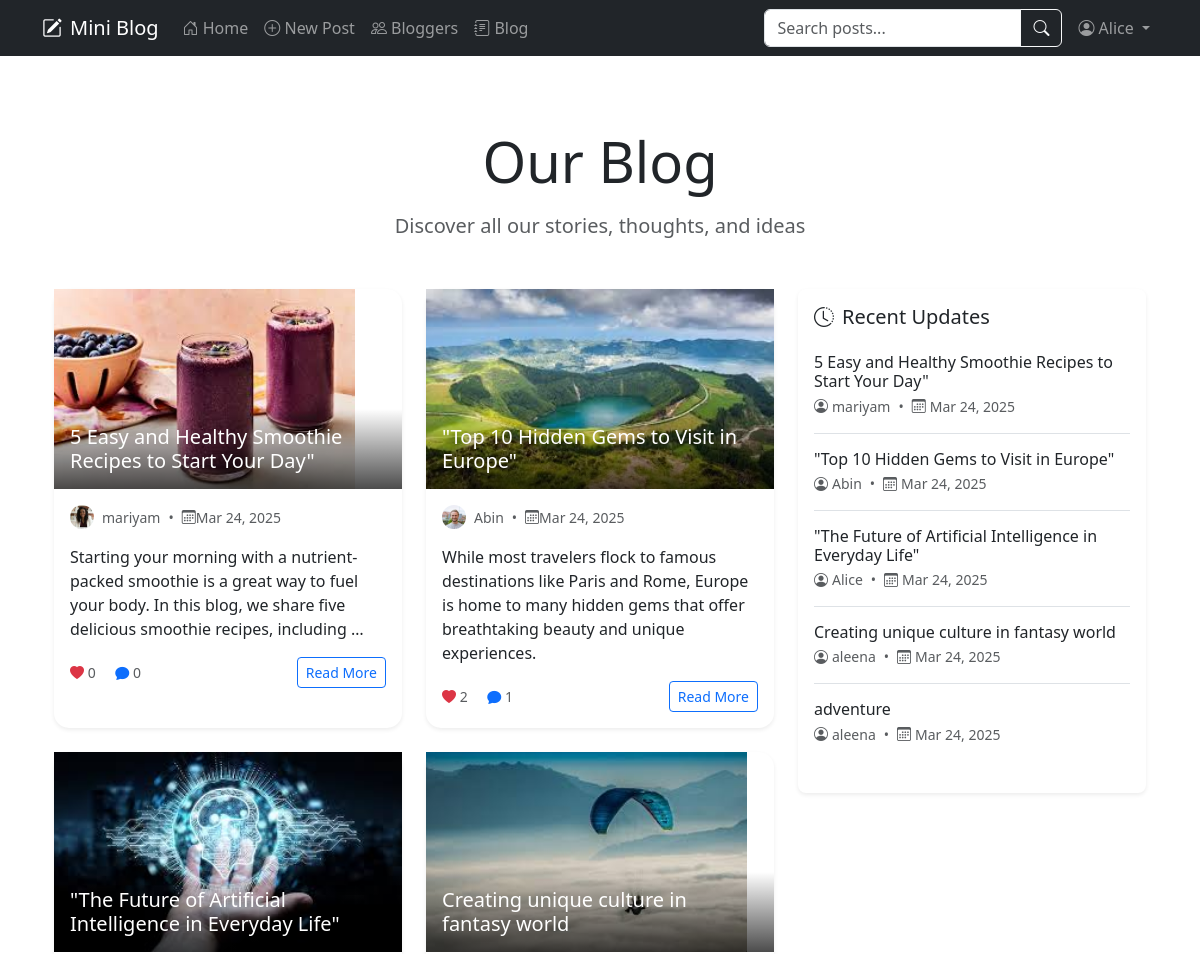
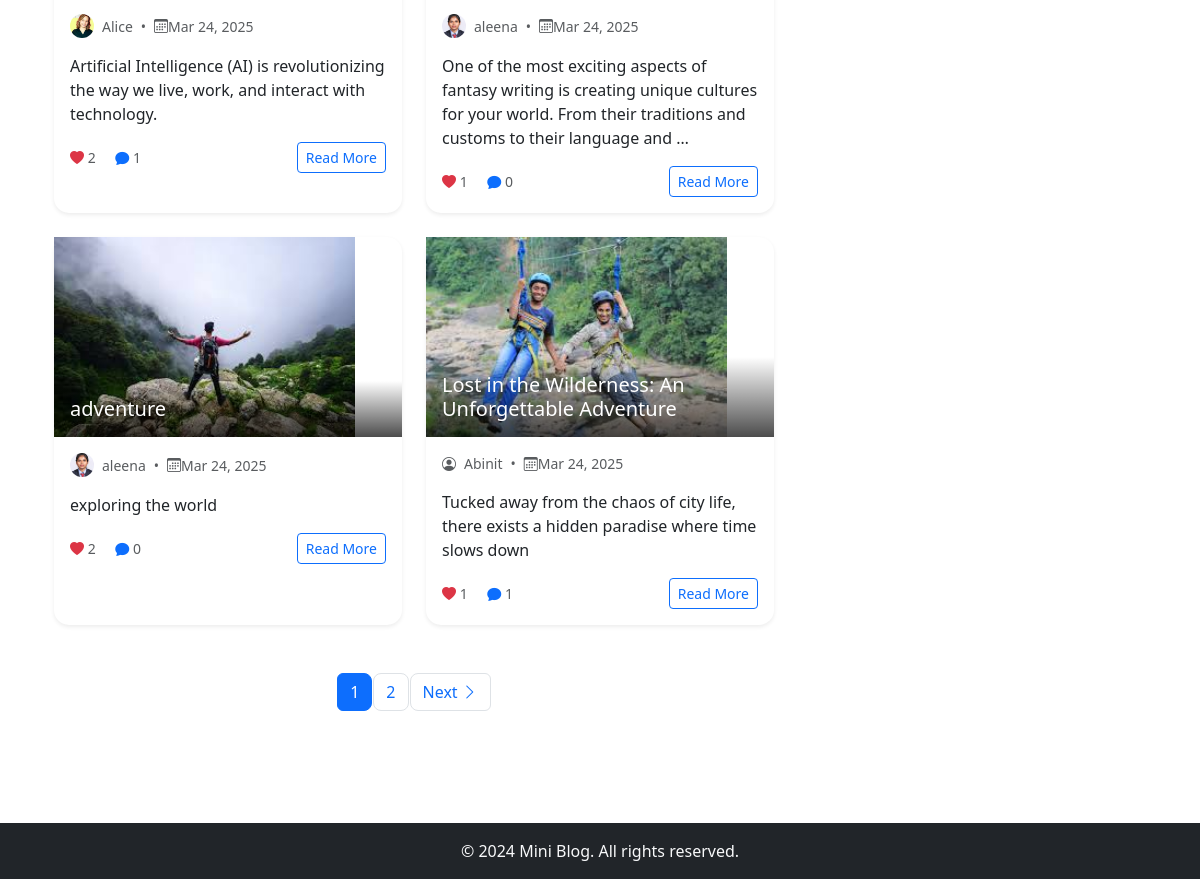
Page /blog/ (signed in) on the committed database (2 pictures, top to bottom).
### blog/models.py (models this page shows, shortened)
class Post(models.Model):
    title = models.CharField(max_length=200)
    slug = models.SlugField(unique=True, blank=True)
    content = RichTextField()
    author = models.ForeignKey(User, on_delete=models.CASCADE)
    created_date = models.DateTimeField(auto_now_add=True)
    updated_date = models.DateTimeField(auto_now=True)
    image = models.ImageField(upload_to='blog_images/', blank=True, null=True)
    tags = TaggableManager()
    likes = models.ManyToManyField(User, related_name='blog_posts')
    total_likes = models.IntegerField(default=0)
    def total_likes(self):
        return self.likes.count()
    class Meta:
        ordering = ['-created_date']

class UserProfile(models.Model):
    user = models.OneToOneField(User, on_delete=models.CASCADE)
    bio = models.TextField(max_length=500, blank=True)
    profile_pic = models.ImageField(upload_to='profile_pics', default='default.jpg')

### blog/views.py (the view)
# urls.py: path('blog/', views.BlogListView.as_view(), name='blog'),
class BlogListView(ListView):
    model = Post
    template_name = 'blog/blog_list.html'
    context_object_name = 'posts'
    paginate_by = 6
    ordering = ['-created_date']
    def get_context_data(self, **kwargs):
        context = super().get_context_data(**kwargs)
        context['recent_posts'] = Post.objects.order_by('-created_date')[:5]
        return context

### blog/templates/blog/blog_list.html (shortened to what this page needs)
{% extends 'blog/base.html' %}
{% load static %}
{% block content %}
<div class="container py-5">
    <div class="text-center mb-5">
        <h1 class="display-4 mb-3">Our Blog</h1>
        <p class="lead text-muted">Discover all our stories, thoughts, and ideas</p>
    </div>
    <div class="row">
        <div class="col-lg-8">
            {% if posts %}
                <div class="row row-cols-1 row-cols-md-2 g-4">
                    {% for post in posts %}
                    <div class="col">
                        <article class="card h-100 border-0 shadow-sm hover-card">
                            {% if post.image %}
                            <div class="card-img-top position-relative">
                                <img src="{{ post.image.url }}" alt="{{ post.title }}" class="img-fluid" style="height: 200px; object-fit: cover;">
                                <div class="position-absolute bottom-0 start-0 p-3 w-100" style="background: linear-gradient(transparent, rgba(0,0,0,0.7));">
                                    <h5 class="card-title mb-0">
                                        <a href="{% url 'post_detail' post.slug %}" class="text-white text-decoration-none">{{ post.title }}</a>
                                    </h5>
                                </div>
                            </div>
                            {% else %}
                            <div class="card-body">
                                <h5 class="card-title">
                                    <a href="{% url 'post_detail' post.slug %}" class="text-decoration-none text-dark">{{ post.title }}</a>
                                </h5>
                            {% endif %}
                                <div class="card-body">
                                    <div class="mb-3 text-muted small">
                                        <div class="d-flex align-items-center">
                                            {% if post.author.userprofile.profile_pic %}
                                                <img src="{{ post.author.userprofile.profile_pic.url }}" class="rounded-circle me-2" width="24" height="24" style="object-fit: cover;">
                                            {% else %}
                                                <i class="bi bi-person-circle me-2"></i>
                                            {% endif %}
                                            {{ post.author }}
                                            <span class="mx-2">•</span>
                                            <i class="bi bi-calendar3"></i> {{ post.created_date|date:"M d, Y" }}
                                        </div>
                                    </div>
                                    <p class="card-text">{{ post.content|safe|truncatewords:25 }}</p>
                                    <div class="d-flex justify-content-between align-items-center">
                                        <div class="stats small text-muted">
                                            <span><i class="bi bi-heart-fill text-danger"></i> {{ post.total_likes }}</span>
                                            <span class="ms-3"><i class="bi bi-chat-fill text-primary"></i> {{ post.comments.count }}</span>
                                        </div>
                                        <a href="{% url 'post_detail' post.slug %}" class="btn btn-sm btn-outline-primary">Read More</a>
                                    </div>
                                </div>
                        </article>
                    </div>
                    {% endfor %}
                </div>
                {% if is_paginated %}
                <nav class="mt-5" aria-label="Page navigation">
                    <ul class="pagination justify-content-center">
                        {% for num in page_obj.paginator.page_range %}
                        <li class="page-item {% if page_obj.number == num %}active{% endif %}">
                            <a class="page-link" href="?page={{ num }}">{{ num }}</a>
                        </li>
                        {% endfor %}
                        {% if page_obj.has_next %}
                        <li class="page-item">
                            <a class="page-link" href="?page={{ page_obj.next_page_number }}">
                                Next <i class="bi bi-chevron-right"></i>
                            </a>
                        </li>
                        {% endif %}
                    </ul>
                </nav>
                {% endif %}
            {% else %}
                <div class="text-center py-5">
                    <i class="bi bi-journal-text display-1 text-muted mb-3"></i>
                    <h3>No Posts Available</h3>
                    <p class="text-muted">Check back later for new content!</p>
                </div>
            {% endif %}
        </div>
        <div class="col-lg-4">
            <div class="position-sticky" style="top: 2rem;">
                <div class="card border-0 shadow-sm rounded-3">
                    <div class="card-body">
                        <h5 class="card-title d-flex align-items-center mb-4">
                            <i class="bi bi-clock-history me-2"></i>
                            Recent Updates
                        </h5>
                        {% for post in recent_posts %}
                        <div class="recent-post mb-3 pb-3 {% if not forloop.last %}border-bottom{% endif %}">
                            <a href="{% url 'post_detail' post.slug %}" class="text-decoration-none">
                                <h6 class="mb-1 text-dark hover-title">{{ post.title }}</h6>
                            </a>
                            <div class="d-flex align-items-center text-muted small">
                                <i class="bi bi-person-circle me-1"></i>
                                <span>{{ post.author }}</span>
                                <span class="mx-2">•</span>
                                <i class="bi bi-calendar3 me-1"></i>
                                <span>{{ post.created_date|date:"M d, Y" }}</span>
                            </div>
                        </div>
                        {% empty %}
                        <p class="text-muted">No recent posts</p>
                        {% endfor %}
                    </div>
                </div>
            </div>
        </div>
    </div>
</div>
{% endblock %}

### blog/templates/blog/base.html (shortened to what this page needs)
<!DOCTYPE html>
<html lang="en">
<head>
    <link href="https://cdn.jsdelivr.net/npm/bootstrap@5.3.0/dist/css/bootstrap.min.css" rel="stylesheet">
    <link rel="stylesheet" href="https://cdn.jsdelivr.net/npm/bootstrap-icons@1.7.2/font/bootstrap-icons.css">
</head>
<body>
    <nav class="navbar navbar-expand-lg navbar-dark bg-dark mb-4">
        <div class="container">
            <a class="navbar-brand d-flex align-items-center" href="{% url 'home' %}">
                <i class="bi bi-pencil-square me-2"></i>
                Mini Blog
            </a>
            <div class="collapse navbar-collapse" id="navbarNav">
                <ul class="navbar-nav me-auto">
                    <li class="nav-item">
                        <a class="nav-link" href="{% url 'home' %}">
                            <i class="bi bi-house-door"></i> Home
                        </a>
                    </li>
                    {% if user.is_authenticated %}
                    <li class="nav-item">
                        <a class="nav-link" href="{% url 'post_create' %}">
                            <i class="bi bi-plus-circle"></i> New Post
                        </a>
                    </li>
                    <li class="nav-item">
                        <a class="nav-link" href="{% url 'bloggers' %}">
                            <i class="bi bi-people"></i> Bloggers
                        </a>
                    </li>
                    {% endif %}
                    <li class="nav-item">
                        <a class="nav-link" href="{% url 'blog' %}">
                            <i class="bi bi-journal-text"></i> Blog
                        </a>
                    </li>
                </ul>
                <form class="d-flex me-2" action="{% url 'post_search' %}" method="get">
                    <div class="input-group">
                        <input class="form-control" type="search" name="q" placeholder="Search posts..." aria-label="Search">
                        <button class="btn btn-outline-light" type="submit">
                            <i class="bi bi-search"></i>
                        </button>
                    </div>
                </form>
                <ul class="navbar-nav">
                    {% if user.is_authenticated %}
                    <li class="nav-item dropdown">
                        <a class="nav-link dropdown-toggle" href="#" id="userDropdown" role="button" data-bs-toggle="dropdown">
                            <i class="bi bi-person-circle"></i> {{ user.username }}
                        </a>
                    </li>
                    {% endif %}
                </ul>
            </div>
        </div>
    </nav>
    <div class="container">
        {% block content %}
        {% endblock %}
    </div>
    <footer class="bg-dark text-light mt-5 py-3">
        <div class="container text-center">
            <p class="mb-0">&copy; 2024 Mini Blog. All rights reserved.</p>
        </div>
    </footer>
</body>
</html>

### blog/templates/blog/blog_list.html (style rules this page uses)
.hover-card { transition: transform 0.3s ease; }
.card { border-radius: 15px; }
.page-link { border-radius: 8px; margin: 0 2px; }

### rows in the picture
Post: image (picture), title "5 Easy and Healthy Smoothie Recipes to Start Your Day\"", author.userprofile.profile_pic (picture), author "mariyam", created_date "Mar 24, 2025", content "Starting your morning with a nutrient-packed smoothie is a great way to fuel your body. In this blog, we share five delicious smoothie recipes, including …", total_likes "0", comments.count "0"
Post: image (picture), title "\"Top 10 Hidden Gems to Visit in Europe\"", author.userprofile.profile_pic (picture), author "Abin", created_date "Mar 24, 2025", content "While most travelers flock to famous destinations like Paris and Rome, Europe is home to many hidden gems that offer breathtaking beauty and unique experiences.", total_likes "2", comments.count "1"
Post: image (picture), title "\"The Future of Artificial Intelligence in Everyday Life\"", author.userprofile.profile_pic (picture), author "Alice", created_date "Mar 24, 2025", content "Artificial Intelligence (AI) is revolutionizing the way we live, work, and interact with technology.", total_likes "2", comments.count "1"
Post: image (picture), title "Creating unique culture in fantasy world", author.userprofile.profile_pic (picture), author "aleena", created_date "Mar 24, 2025", content "One of the most exciting aspects of fantasy writing is creating unique cultures for your world. From their traditions and customs to their language and …", total_likes "1", comments.count "0"
Post: image (picture), title "adventure", author.userprofile.profile_pic (picture), author "aleena", created_date "Mar 24, 2025", content "exploring the world", total_likes "2", comments.count "0"
Post: image (picture), title "Lost in the Wilderness: An Unforgettable Adventure", author "Abinit", created_date "Mar 24, 2025", content "Tucked away from the chaos of city life, there exists a hidden paradise where time slows down", total_likes "1", comments.count "1"

### other values in the picture
{{ user.username }} "Alice"
{{ num }} "1" "2"
